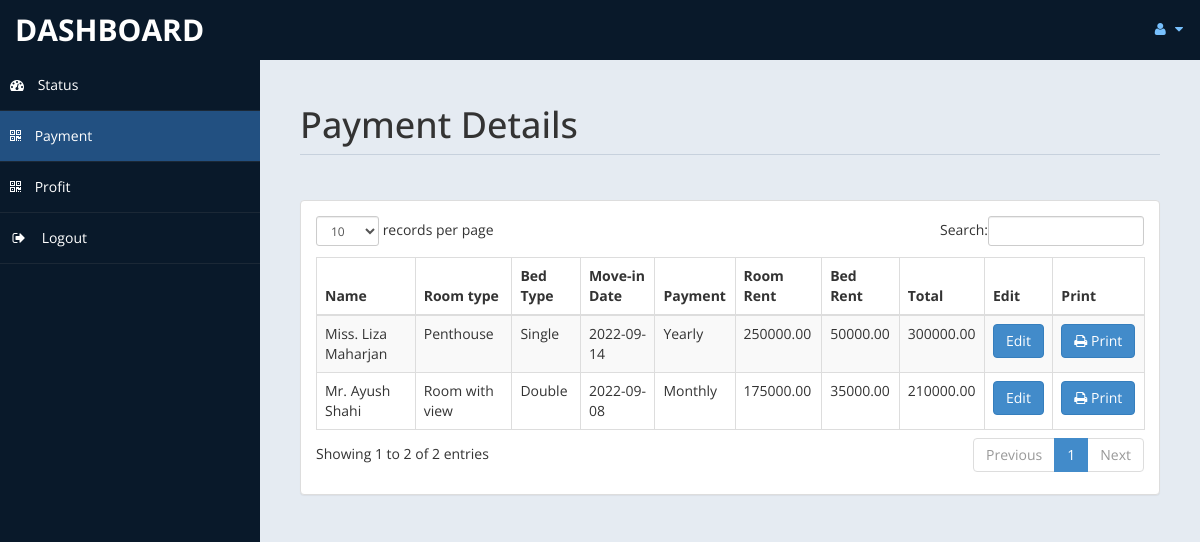
Screenshot of /TCH/admin/payment.php (signed in) with the database file from the repository.
### tables this page shows
CREATE TABLE `payment` (
  `p-id` int(11) NOT NULL,
  `id` int(10) NOT NULL,
  `title` varchar(5) DEFAULT NULL,
  `fname` varchar(30) DEFAULT NULL,
  `lname` varchar(30) DEFAULT NULL,
  `troom` varchar(30) DEFAULT NULL,
  `tbed` varchar(30) DEFAULT NULL,
  `people` int(11) DEFAULT NULL,
  `min` date DEFAULT NULL,
  `room` double(8,2) DEFAULT NULL,
  `fintot` double(8,2) DEFAULT NULL,
  `bed` double(8,2) DEFAULT NULL,
  `payment` varchar(30) DEFAULT NULL,
  `noofdays` int(11) DEFAULT NULL
);

### TCH/admin/payment.php (the view, shortened to what this page needs)
<!DOCTYPE html>
<html xmlns="http://www.w3.org/1999/xhtml">
<head>
    <link href="assets/css/bootstrap.css" rel="stylesheet" />
    <link href="assets/css/font-awesome.css" rel="stylesheet" />
    <link href="assets/css/custom-styles.css" rel="stylesheet" />
    <link href="assets/js/dataTables/dataTables.bootstrap.css" rel="stylesheet" />
</head>
<body>
    <div id="wrapper">
        <nav class="navbar navbar-default top-navbar" role="navigation">
            <div class="navbar-header">
                <a class="navbar-brand" href="home.php">DASHBOARD</a>
            </div>
            <ul class="nav navbar-top-links navbar-right">
                <li class="dropdown">
                    <a class="dropdown-toggle" data-toggle="dropdown" href="#" aria-expanded="false">
                        <i class="fa fa-user fa-fw"></i> <i class="fa fa-caret-down"></i>
                    </a>
                </li>
            </ul>
        </nav>
        <nav class="navbar-default navbar-side" role="navigation">
            <div class="sidebar-collapse">
                <ul class="nav" id="main-menu">
                    <li>
                        <a href="home.php"><i class="fa fa-dashboard"></i> Status</a>
                    </li>
                    <li>
                        <a class="active-menu" href="payment.php"><i class="fa fa-qrcode"></i> Payment</a>
                    </li>
                    <li>
                        <a  href="profit.php"><i class="fa fa-qrcode"></i> Profit</a>
                    </li>
                    <li>
                        <a href="logout.php" ><i class="fa fa-sign-out fa-fw"></i> Logout</a>
                    </li>
            </div>
        </nav>
        <div id="page-wrapper" >
            <div id="page-inner">
			 <div class="row">
                    <div class="col-md-12">
                        <h1 class="page-header">
                           Payment Details<small> </small>
                        </h1>
                    </div>
                </div>
            <div class="row">
                <div class="col-md-12">
                    <div class="panel panel-default">
                        <div class="panel-body">
                            <div class="table-responsive">
                                <table class="table table-striped table-bordered table-hover" id="dataTables-example">
                                    <thead>
                                        <tr>
                                            <th>Name</th>
											<th>Room type</th>
                                            <th>Bed Type</th>
                                            <th>Move-in Date</th>
											<th>Payment</th>
                                            <th>Room Rent</th>
                                            <th>Bed Rent</th>
											<th>Total</th>
                                            <th> Edit </th>
											<th>Print</th>
                                        </tr>
                                    </thead>
                                    <tbody>
									<?php
										include ('db.php');
										$sql="select * from payment";
										$re = mysqli_query($con,$sql);
										while($row = mysqli_fetch_array($re))
										{
											$id = $row['id'];
											if($id % 2 ==1 )
											{
												echo"<tr class='gradeC'>
													<td>".$row['title']." ".$row['fname']." ".$row['lname']."</td>
													<td>".$row['troom']."</td>
													<td>".$row['tbed']."</td>
													<td>".$row['min']."</td>
													<td>".$row['payment']."</td>
													<td>".$row['room']."</td>
                                                    <td>".$row['bed']."</td>
													<td>".$row['fintot']."</td>
                                                    <td><a href='edit.php?pid=".$row['id']." ' class='btn btn-primary'>Edit</a></td>
													<td><a href=print.php?pid=".$id ." <button class='btn btn-primary'> <i class='fa fa-print' ></i> Print</button></td>
													</tr>";
											}
											else
											{
												echo"<tr class='gradeU'>
													<td>".$row['title']." ".$row['fname']." ".$row['lname']."</td>
													<td>".$row['troom']."</td>
													<td>".$row['tbed']."</td>
													<td>".$row['min']."</td>
													<td>".$row['payment']."</td>
													<td>".$row['room']."</td>
                                                    <td>".$row['bed']."</td>
													<td>".$row['fintot']."</td>
                                                    <td><a href='edit.php?pid=".$row['id']." ' class='btn btn-primary'>Edit</a></td>
													<td><a href=print.php?pid=".$id ." <button class='btn btn-primary'> <i class='fa fa-print' ></i> Print</button></td>
													</tr>";
											}
										}
									?>
                                    </tbody>
                                </table>
                            </div>
                        </div>
                    </div>
                </div>
            </div>
                </div>
            </div>
    </div>
</body>
</html>

### TCH/admin/assets/css/custom-styles.css (style rules this page uses)
body { font-family: 'Open Sans', sans-serif; }
#wrapper { width: 100%; background:#09192A; }
#page-wrapper { padding: 15px 15px; min-height: 600px; background:#E5EBF2; }
#page-inner { width:100%; margin:10px 20px 10px 0px; background-color:transparent; padding:10px; min-height:1200px; }
h1, .h1, h2, .h2, h3, .h3 { margin-top: 7px; margin-bottom: -5px; }
.page-header { padding-bottom: 9px; margin: 10px 0 45px; border-bottom: 1px solid #C7D1DD; }
.top-navbar { margin:0px; }
.top-navbar .navbar-brand { color: #fff; width: 260px; text-align: left; height: 60px; font-size: 30px; font-weight: 700; text-transform: uppercase; line-height: 30px; }
.top-navbar .nav > li { position: relative; display: inline-block; }
.top-navbar .nav > li > a { position: relative; display: block; padding: 19px 15px; color: #77C0FD; }
.active-menu { background-color:#225081!important; }
.sidebar-collapse , .sidebar-collapse .nav { background:none; }
.sidebar-collapse .nav { padding:0; }
.sidebar-collapse .nav > li > a { color:#fff; background:transparent; text-shadow:none; }
.sidebar-collapse > .nav > li > a { padding:15px 10px; }
.sidebar-collapse > .nav > li { border-bottom: 1px solid rgba(107, 108, 109, 0.19); }
.navbar-side { border:none; background-color: transparent; }
.top-navbar { background:#09192A; border-bottom:none; }
.top-navbar .nav > li > a > i { margin-right: 2px; }
.navbar-default { border:0px solid black; }
.navbar-header { background: #09192A; }
.nav > li > a > i { margin-right:10px; }
@media (min-width:768px) { #page-wrapper { margin: 0 0 0 260px; padding: 15px 30px; min-height: 1200px; } }
@media (min-width:768px) { .navbar-side { z-index: 1; position: absolute; width: 260px; } }
@media (min-width:768px) { .navbar { border-radius: 0px; } }

### rows the page displays
payment: title "Mr.", fname "Ayush", lname "Shahi", troom "Room with view", tbed "Double", min "2022-09-08", payment "Monthly", room "175000.00", bed "35000.00", fintot "210000.00"
payment: title "Miss.", fname "Liza", lname "Maharjan", troom "Penthouse", tbed "Single", min "2022-09-14", payment "Yearly", room "250000.00", bed "50000.00", fintot "300000.00"
